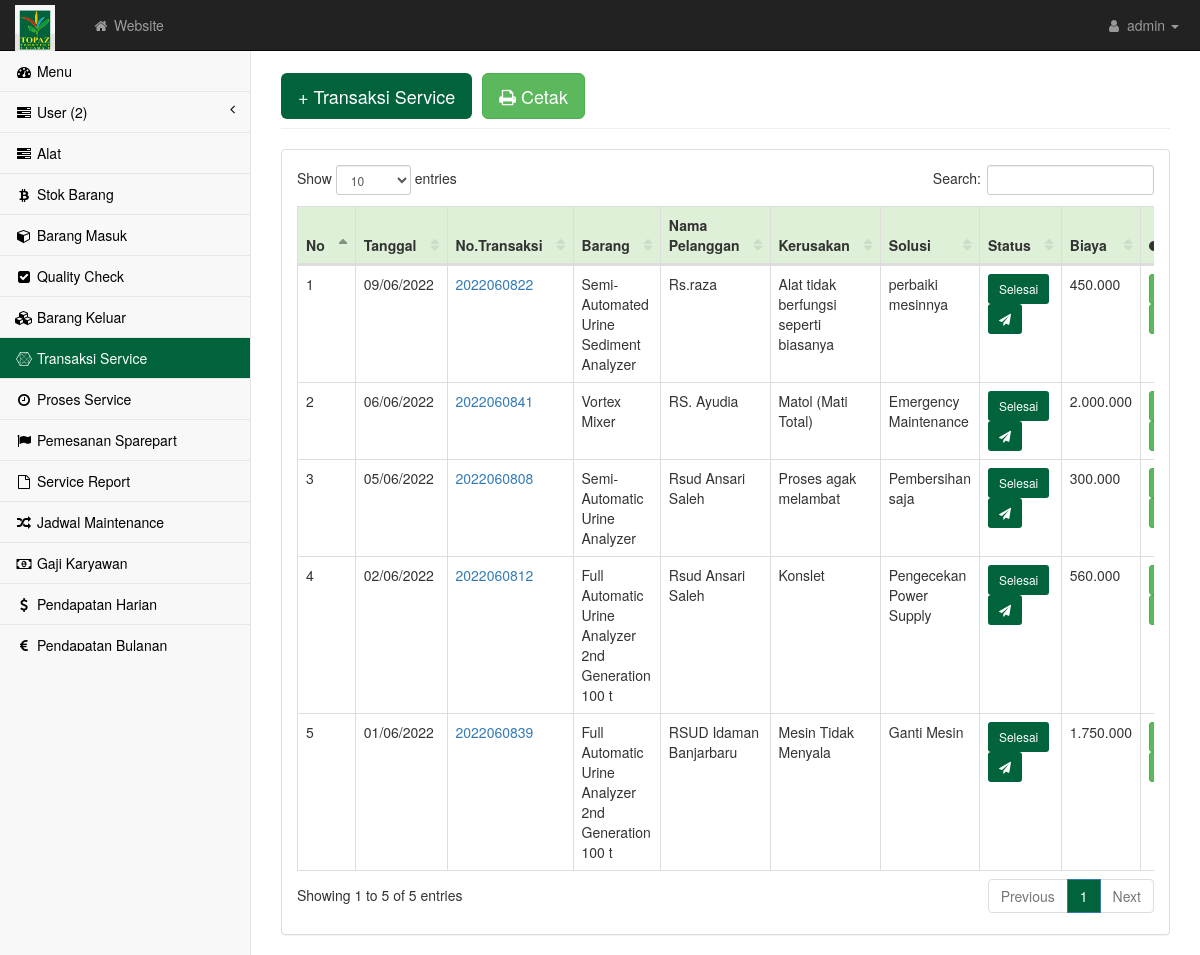
The app's page /admin/service.php with its own data.
### tables this page shows
CREATE TABLE `dataservice` (
  `notransaksi` varchar(10) NOT NULL,
  `idbarang` int(2) NOT NULL,
  `tgl` date NOT NULL,
  `namap` varchar(100) NOT NULL,
  `alamatp` text NOT NULL,
  `telpp` varchar(15) NOT NULL,
  `kerusakan` varchar(50) NOT NULL,
  `solusi` varchar(50) NOT NULL,
  `biaya` float NOT NULL
);

CREATE TABLE `barang` (
  `idbarang` int(2) NOT NULL,
  `kode` varchar(5) NOT NULL,
  `namabarang` varchar(50) NOT NULL,
  `merk` varchar(50) NOT NULL,
  `satuan` varchar(20) NOT NULL,
  `tipe` varchar(50) NOT NULL
);

### admin/service.php (the view, shortened to what this page needs)
<?php require('atas.php'); ?>
<div id="page-wrapper">
    <div class="container-fluid">
        <div class="row">
            <div class="col-lg-12">
                <h1 class="page-header"><button class="btn btn-lg" style="background-color: #01633c;"><a href="service_input.php" style="color: white; text-decoration: none">+ Transaksi Service</a></button>
                <button type="button" class="btn btn-success btn-lg" data-toggle="modal" data-target="#myModal"><i class="fa fa-print"></i> Cetak </button></h1>
            </div>
        </div>
        <div class="row">
            <div class="col-lg-12">
                <div class="panel panel-default">
                    <div class="panel-body">
                        <div class="table-responsive">
                            <table class="table table-bordered table-hover" id="dataTables-example">
                                <thead>
                                    <tr class="success">
                                        <th>No</th>
                                        <th>Tanggal</th>
                                        <th>No.Transaksi </th>
                                        <th>Barang</th>
                                        <th>Nama Pelanggan</th>
                                        <th>Kerusakan</th>
                                        <th>Solusi</th>
                                        <th>Status</th>
                                        <th>Biaya</th>
                                        <th><i class="fa fa-toggle-on"></i></th>
                                    </tr>
                                </thead>
                                <tbody>
                                    <?php $no=1; $query = mysqli_query($kon, "SELECT * FROM dataservice INNER JOIN barang ON dataservice.idbarang = barang.idbarang ORDER BY tgl DESC");
                                        while($data = mysqli_fetch_array($query)){ ?>
                                            <tr class="odd gradeX">
                                                    <td><?= $no++; ?></td>
                                                    <td><?= date('d/m/Y',strtotime($data['tgl'])) ?></td>
                                                    <td><a target="_blank" href="../report/cetaknota.php?notransaksi=<?= $data['notransaksi'] ?>"><?= $data['notransaksi'] ?></a></a>
                                                    </td>
                                                    <td><?= $data['namabarang'] ?></td>
                                                    <td><?= $data['namap'] ?></td>
                                                    <td><?= $data['kerusakan'] ?></td>
                                                    <td><?= $data['solusi'] ?></td>
                                                    <td>
                                                    <?php
                                                        $ohh = $data['notransaksi'];
                                                        $gini = mysqli_query($kon, "SELECT * FROM proses WHERE notransaksi = '$ohh' ORDER BY waktu DESC");
                                                        $lah = mysqli_fetch_array($gini);
                                                        if($lah['ket']=='Selesai'){ ?>
                                                            <a href="proses_input.php?notransaksi=<?php echo $data['notransaksi']; ?>" class="btn btn-sm" style="background-color: #01633c;color:white">Selesai</a>
                                                            <a target="_blank" class="btn btn-sm" style="background-color: #01633c;color:white" href="https://wa.me/?phone=<?= $data['telpp'] ?>&text=Halo, <?= $data['namap'] ?>.%20Kami%20dari%20TopazBorneoUtara%20memberitahukan%20bahwa%0A%0AService%20Anda%20pada%20_No.Transaksi%20:%20<?= $data['notransaksi'] ?>_%20dengan%20biaya%20Rp.%20<?= number_format($data['biaya'],0,'.','.') ?>%20telah%20*SELESAI*."><i class="fa fa-paper-plane"></i></a>
                                                        <?php }else{ ?>
                                                            <a href="proses_input.php?notransaksi=<?php echo $data['notransaksi']; ?>" class="btn btn-success btn-sm">Proses</a><?php
                                                        } ?></td>
                                                    <td><?php
                                                    $kuku = mysqli_query($kon, "SELECT * FROM proses WHERE notransaksi = '$data[notransaksi]'");
                                                    $total = 0;
                                                    while ($row = mysqli_fetch_array($kuku)) {
                                                        $total += $row['biaya'];
                                                    }; echo number_format($total,0,'.','.');
                                                    ?></td>
                                                    <td>
                                                    <a href="service_edit.php?notransaksi=<?php echo $data['notransaksi']; ?>" class="btn btn-success btn-sm"><i class="fa fa-pencil"></i></a>
                                                    <a href="delete.php?notransaksi=<?php echo $data['notransaksi'] ?>&m=masuk" class="btn btn-success btn-sm"><i class="fa fa-trash"></i></a>
                                                    </td>
                                                </tr>
                                        <?php } ?>
                                </tbody>
                            </table>
                        </div>
                    </div>
                </div>
            </div>
        </div>
    </div>
</div>
    </div>
<?php require('bawah.php') ?>

### admin/css/startmin.css (style rules this page uses)
body { background-color: #f8f8f8; }
#page-wrapper { padding-top: 30px; min-height: 568px; background-color: #fff; }
@media (min-width:768px) { #page-wrapper { position: inherit; margin-left: 250px; padding: 30px 15px 0 15px; border-left: 1px solid #e7e7e7; } }
table.dataTable thead .sorting, table.dataTable thead .sorting_asc, table.dataTable thead .sorting_desc, table.dataTable thead .sorting_asc_disabled, table.dataTable thead .sorting_desc_disabled { background: 0 0; }
table.dataTable thead .sorting_asc:after { content: "\f0de"; float: right; font-family: fontawesome; }
table.dataTable thead .sorting:after { content: "\f0dc"; float: right; font-family: fontawesome; color: rgba(50,50,50,.5); }

### records on screen
dataservice: tgl "09/06/2022", notransaksi "2022060822", idbarang.namabarang "Semi-Automated Urine Sediment Analyzer", namap "Rs.raza", kerusakan "Alat tidak berfungsi seperti biasanya", solusi "perbaiki mesinnya", total "450.000"
dataservice: tgl "06/06/2022", notransaksi "2022060841", idbarang.namabarang "Vortex Mixer", namap "RS. Ayudia", kerusakan "Matol (Mati Total)", solusi "Emergency Maintenance", total "2.000.000"
dataservice: tgl "05/06/2022", notransaksi "2022060808", idbarang.namabarang "Semi-Automatic Urine Analyzer", namap "Rsud Ansari Saleh", kerusakan "Proses agak melambat", solusi "Pembersihan saja", total "300.000"
dataservice: tgl "02/06/2022", notransaksi "2022060812", idbarang.namabarang "Full Automatic Urine Analyzer 2nd Generation 100 t", namap "Rsud Ansari Saleh", kerusakan "Konslet", solusi "Pengecekan Power Supply", total "560.000"
dataservice: tgl "01/06/2022", notransaksi "2022060839", idbarang.namabarang "Full Automatic Urine Analyzer 2nd Generation 100 t", namap "RSUD Idaman Banjarbaru", kerusakan "Mesin Tidak Menyala", solusi "Ganti Mesin", total "1.750.000"
